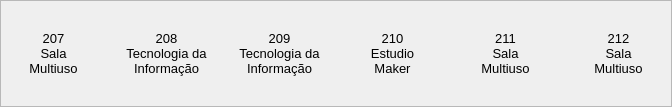
                     <widget class="QFrame" name="frame_153">
                      <property name="frameShape">
                       <enum>QFrame::StyledPanel</enum>
                      </property>
                      <property name="frameShadow">
                       <enum>QFrame::Raised</enum>
                      </property>
                      <layout class="QHBoxLayout" name="horizontalLayout_37">
                       <property name="spacing">
                        <number>8</number>
                       </property>
                       <property name="leftMargin">
                        <number>0</number>
                       </property>
                       <property name="topMargin">
                        <number>0</number>
                       </property>
                       <property name="rightMargin">
                        <number>0</number>
                       </property>
                       <property name="bottomMargin">
                        <number>0</number>
                       </property>
                       <item>
                        <widget class="QLabel" name="label_32">
                         <property name="minimumSize">
                          <size>
                           <width>105</width>
                           <height>105</height>
                          </size>
                         </property>
                         <property name="maximumSize">
                          <size>
                           <width>105</width>
                           <height>105</height>
                          </size>
                         </property>
                         <property name="font">
                          <font>
                           <pointsize>10</pointsize>
                          </font>
                         </property>
                         <property name="text">
                          <string>207
Sala
Multiuso</string>
                         </property>
                         <property name="alignment">
                          <set>Qt::AlignCenter</set>
                         </property>
                        </widget>
                       </item>
                       <item>
                        <widget class="QLabel" name="label_33">
                         <property name="minimumSize">
                          <size>
                           <width>105</width>
                           <height>105</height>
                          </size>
                         </property>
                         <property name="maximumSize">
                          <size>
                           <width>105</width>
                           <height>105</height>
                          </size>
                         </property>
                         <property name="font">
                          <font>
                           <pointsize>10</pointsize>
                          </font>
                         </property>
                         <property name="text">
                          <string>208
Tecnologia da
Informação</string>
                         </property>
                         <property name="alignment">
                          <set>Qt::AlignCenter</set>
                         </property>
                        </widget>
                       </item>
                       <item>
                        <widget class="QLabel" name="label_34">
                         <property name="minimumSize">
                          <size>
                           <width>105</width>
                           <height>105</height>
                          </size>
                         </property>
                         <property name="maximumSize">
                          <size>
                           <width>105</width>
                           <height>105</height>
                          </size>
                         </property>
                         <property name="font">
                          <font>
                           <pointsize>10</pointsize>
                          </font>
                         </property>
                         <property name="text">
                          <string>209
Tecnologia da
Informação</string>
                         </property>
                         <property name="alignment">
                          <set>Qt::AlignCenter</set>
                         </property>
                        </widget>
                       </item>
                       <item>
                        <widget class="QLabel" name="label_35">
                         <property name="minimumSize">
                          <size>
                           <width>105</width>
                           <height>105</height>
                          </size>
                         </property>
                         <property name="maximumSize">
                          <size>
                           <width>105</width>
                           <height>105</height>
                          </size>
                         </property>
                         <property name="font">
                          <font>
                           <pointsize>10</pointsize>
                          </font>
                         </property>
                         <property name="text">
                          <string>210
Estudio 
Maker</string>
                         </property>
                         <property name="alignment">
                          <set>Qt::AlignCenter</set>
                         </property>
                        </widget>
                       </item>
                       <item>
                        <widget class="QLabel" name="label_36">
                         <property name="minimumSize">
                          <size>
                           <width>105</width>
                           <height>105</height>
                          </size>
                         </property>
                         <property name="maximumSize">
                          <size>
                           <width>105</width>
                           <height>105</height>
                          </size>
                         </property>
                         <property name="font">
                          <font>
                           <pointsize>10</pointsize>
                          </font>
                         </property>
                         <property name="text">
                          <string>211
Sala
Multiuso</string>
                         </property>
                         <property name="alignment">
                          <set>Qt::AlignCenter</set>
                         </property>
                        </widget>
                       </item>
                       <item>
                        <widget class="QLabel" name="label_37">
                         <property name="minimumSize">
                          <size>
                           <width>105</width>
                           <height>105</height>
                          </size>
                         </property>
                         <property name="maximumSize">
                          <size>
                           <width>105</width>
                           <height>105</height>
                          </size>
                         </property>
                         <property name="font">
                          <font>
                           <pointsize>10</pointsize>
                          </font>
                         </property>
                         <property name="text">
                          <string>212
Sala
Multiuso</string>
                         </property>
                         <property name="alignment">
                          <set>Qt::AlignCenter</set>
                         </property>
                        </widget>
                       </item>
                      </layout>
                     </widget>
